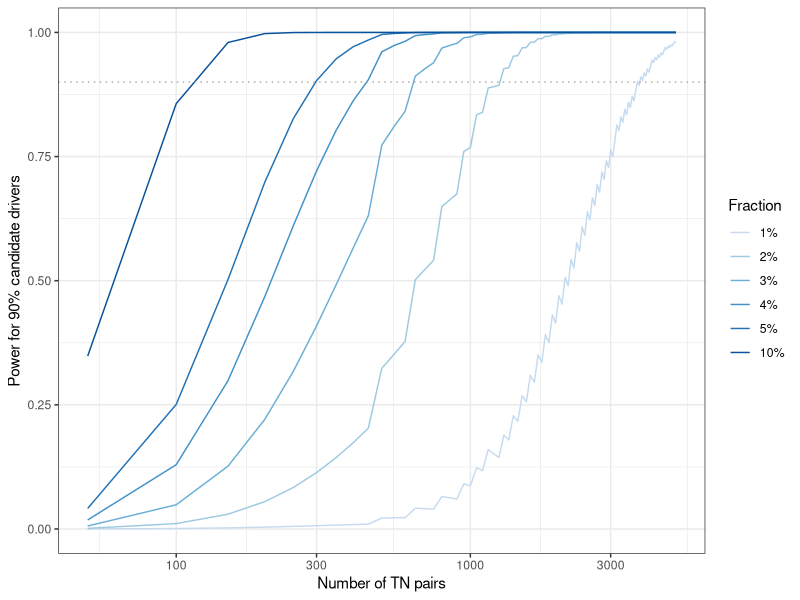

The R script that drew this image: (Note: this script raises an error after producing the figure.)
library(tidyverse)
library(RColorBrewer)
library(scales)
# from lawrence 2014
# binom.test( rbinom(1, N, p0), N, p = 5E-6, alternative = "l")

calculate_p0 <- function(mu=1.4E-6, f_g=3.9, L=1500) {
  # mu 1.3E-6 for myeloma # background mutation frequency in mutations per base
  # f_g = 3.9 for the 90th percentile # gene-specific mutation rate factor calculated by MutSigCV
  # L = 1500 gene length in coding base
  p0 = 1 - (1 - mu * f_g) ^ (3*L/4)
  p0
}

calculate_p1 <- function(p0, r=0.1, m=0.1) {
  # r frequency of non silent mutations in the population above background
  # m misdetection rate
  p1 = p0 + r*(1-m)
  p1
}

find_min_patients_p0 <- function(N, p0, P=5E-6){
  # k number of trials (patients) with a non silent mutation, 
  # P genome wide significance
  k <- 0
  p_val <- 1
  while(p_val > P) {
    if(k+1>N)(return(N))
    p_val <-  binom.test(k+1, N, p0, alternative = "g")$p.value
    k <- k + 1
  }
  return(k)
}

calculate_power_p1 <- function(min.patients, N, p1){
  pbinom(min.patients-1, N, p1, lower.tail = FALSE)
}

N=300
p0 <- calculate_p0()
p1 <- calculate_p1(p0, r = 0.05)
min.patients <- find_min_patients_p0(N, p0)
power <- calculate_power_p1(min.patients, N, p1)

# curves

power.to.detect.drivers <- expand_grid(N = seq(50, 5000, by=50), 
                                       r = c(0.01, 0.02, 0.03, 0.04, 0.05, 0.1)) %>%
  mutate(p0=calculate_p0(mu=1.4E-6, f_g=3.9, L=1500)) %>%
  rowwise() %>%
  mutate(
    p1 = calculate_p1(p0, r = r),
    min.patients = find_min_patients_p0(N, p0),
    power = calculate_power_p1(min.patients, N, p1)
  )


ggplot(power.to.detect.drivers, aes(N, power, color=factor(r, labels=percent(unique(r))))) + 
  geom_line() +
  geom_hline(yintercept = 0.9, color="darkgrey", linetype=3) +
  # geom_vline(xintercept = c(224, 1034), color="darkgrey", linetype=3) +
  scale_color_manual(values=brewer.pal(9, "Blues")[3:9]) +
  scale_x_log10() +
  labs(x="Number of TN pairs", y="Power for 90% candidate drivers", color="Fraction") +
  theme_bw()

binom.test(min.patients, N, p1, alternative = "l")



binom.test( rbinom(1, N, p1), N, p = 5E-6, alternative = "l")

binom.test( sum ( rbinom(N, 1, p1) ), N, p = 5E-6, alternative = "g")

binom.test()

rbinom(200, 1, p1)
